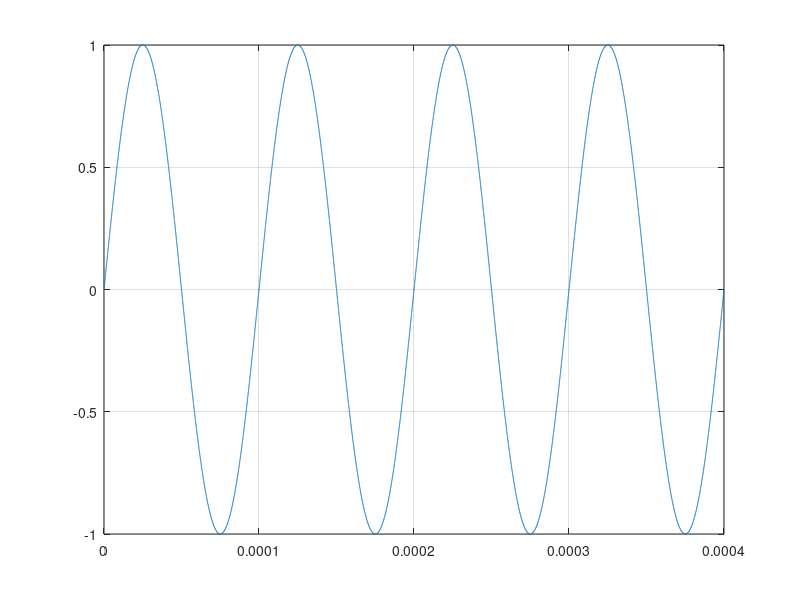
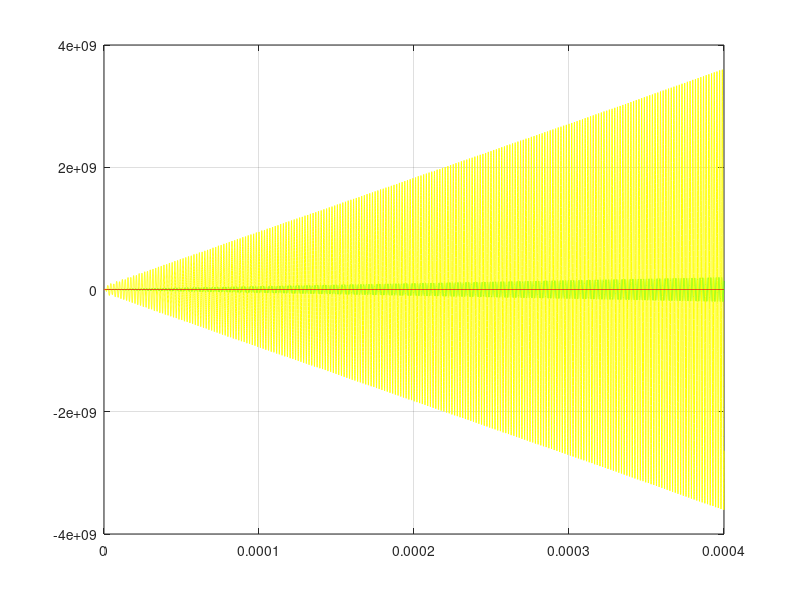
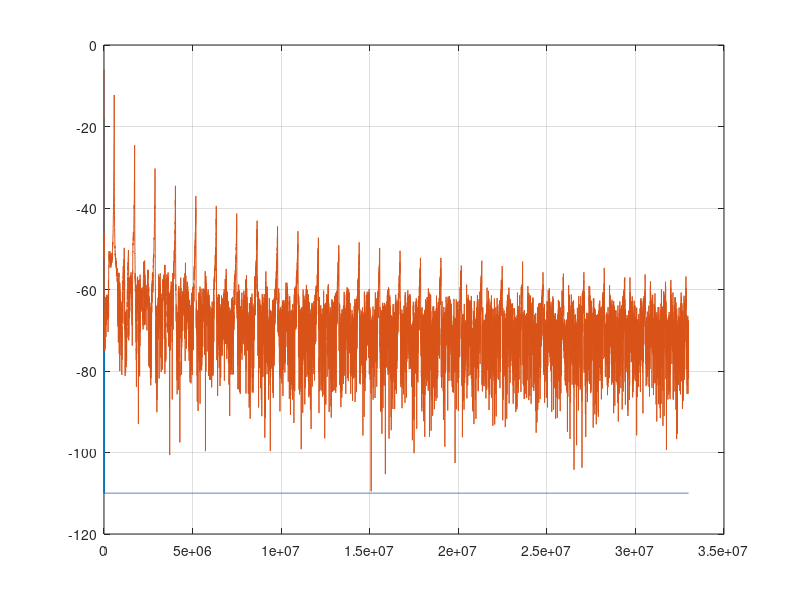
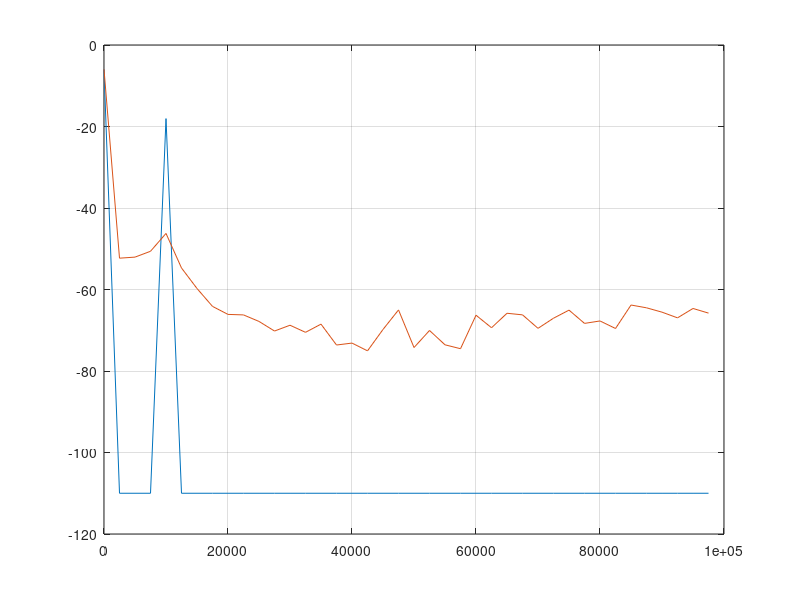

The MATLAB script that drew these images, in order:
%-------------------------------------------------------------------------------
% Specifications
%
signalBitNb = 16;
accumulatorBitNb = 18;

fck = 66E6;

fo = 10E3;

periodNb = 4;
tPointNb = periodNb * round(fck/fo);
fPointNb = tPointNb/round(fck/fo)*10;

AminDb = -110;

%-------------------------------------------------------------------------------
% General
%
Tck = 1/fck;
t = Tck * [0:tPointNb-1];
f = linspace(0, fck, tPointNb);
w = 2 * pi * f/fck;

signalRange = 2^signalBitNb;
accumulatorRange = 2^accumulatorBitNb;

figureId = 0;

separator = char('-' * ones(1, 80));
indent = char(' ' * ones(1, 2));

%-------------------------------------------------------------------------------
% Time signal
%
x = sin(2*pi*fo*t);

figureId = figureId + 1;
figure(figureId);
stairs(t, x);
grid;

%-------------------------------------------------------------------------------
% Circuit simulation
%
xC = round(signalRange/4*x) + signalRange/2;

a0 = 0.8653;
a = [1.1920, 0.3906, 0.06926, 0.005395];
b = [-3.540E-3, -3.542E-3, -3.134E-6, -1.567E-6];

a0 = 0.77486;
a = [1.07610, 0.36610, 0.07398, 0.00912];
b = [-3.558E-3, -3.559E-3, -3.23E-6, -1.61E-6];

bucketCapacity = signalRange;
accumulator1 = zeros(size(xC));
accumulator2 = zeros(size(xC));
accumulator3 = zeros(size(xC));
accumulator4 = zeros(size(xC));
sigmaDelta = zeros(size(xC));
for index = 1:length(xC)-1
  sum1 = xC(index) - bucketCapacity * sigmaDelta(index) + b(1) * accumulator1(index) + b(2) * accumulator2(index) + b(3) * accumulator3(index) + b(4) * accumulator4(index);
  acc1 = accumulator1(index) + sum1;
  acc2 = accumulator2(index) + accumulator1(index);
  acc3 = accumulator3(index) + accumulator2(index);
  acc4 = accumulator4(index) + accumulator3(index);
  sum2 = a0 * sum1 + a(1) * accumulator1(index) + a(2) * accumulator2(index) + a(3) * accumulator3(index) + a(4) * accumulator4(index);
%   if acc2 < 0
%     acc2 = 0;
%   end;
%   acc1 = mod(acc1, accumulatorRange);
%   acc2 = mod(acc2, accumulatorRange);
  if sum2 >= accumulatorRange/2
    sigmaDelta(index+1) = 1;
  end;
  accumulator1(index+1) = acc1;
  accumulator2(index+1) = acc2;
  accumulator3(index+1) = acc3;
  accumulator4(index+1) = acc4;
end;

figureId = figureId + 1;
figure(figureId);
stairs(t, xC);
hold on;
stairs(t, accumulator1, 'g');
stairs(t, accumulator2, 'y');
stairs(t, signalRange/4*sigmaDelta, 'r');
hold off;
grid;

%-------------------------------------------------------------------------------
% Frequency analysis
%
f = f(1:round(length(f)/2));

X = fft(xC/signalRange/tPointNb);
Adb = 20*log10(abs(X));
Adb = Adb(1:length(f));
Adb(Adb < AminDb) = AminDb;

S = fft(sigmaDelta/tPointNb);
Sdb = 20*log10(abs(S));
Sdb = Sdb(1:length(f));
Sdb(Sdb < AminDb) = AminDb;

figureId = figureId + 1;
figure(figureId);
plot(f, [Adb; Sdb]);
grid;

f = f(1:fPointNb);

Adb = 20*log10(abs(X));
Adb = Adb(1:fPointNb);
Adb(Adb < AminDb) = AminDb;

Sdb = 20*log10(abs(S));
Sdb = Sdb(1:length(f));
Sdb(Sdb < AminDb) = AminDb;

figureId = figureId + 1;
figure(figureId);
plot(f, [Adb; Sdb]);
grid;
